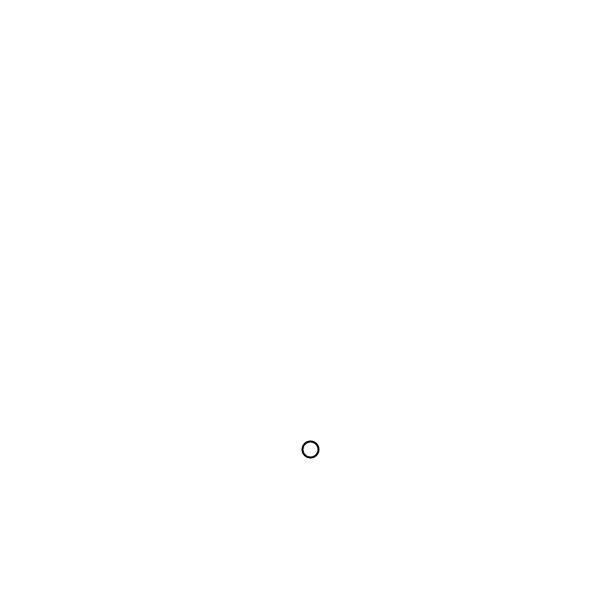
Frame 1 (no input)
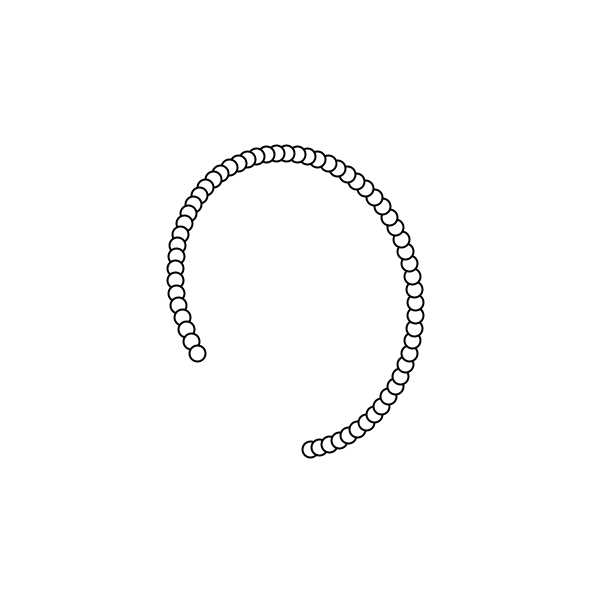
Frame 60 (the mouse pressed at the canvas centre just before this capture)
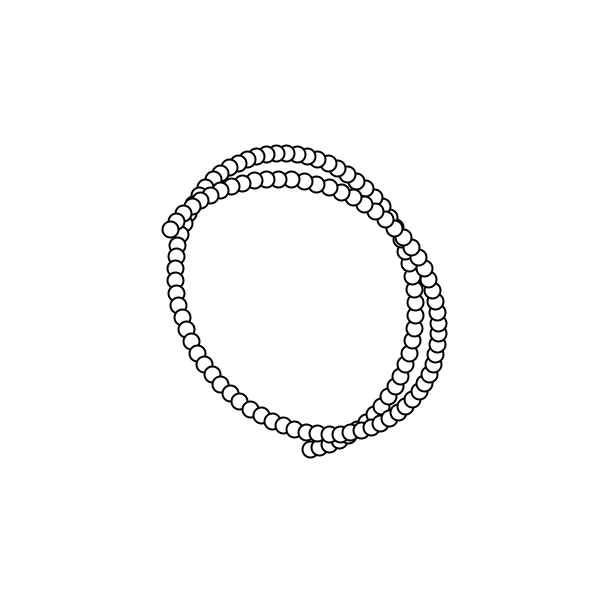
Frame 120 (the mouse held since frame 60 and released just before this capture)

The Processing sketch that drew these frames (run headless with seeded random() and noise(); from frame 60 on, the mouse is pressed at the canvas centre):

// Processing sketch: Vector_Del2
// ── Vector_Del2.pde
// ########################################
// 3.i Oliver C & Gustav
// ########################################
Mover c;

void setup() {
  size(600, 600);
  background(255);
  smooth(8);
  
  c = new Mover();
}

void draw() {
  c.update();
  c.display();
}

// ── Moon_class.pde
class Moon {
  PVector location;
  PVector velocity;
  PVector acceleration;
  float topspeed;
  
  Moon() {
    location = new PVector(300, 450);
    velocity = new PVector(10, 12);
    topspeed = 1000;
  }
  
  void update(Mover m) {
    PVector centerScreen = new PVector(m.location.x, m.location.y);
    PVector dir = PVector.sub(centerScreen, location);
    dir.normalize();
    //dir.mult(0.5);
    acceleration = dir;

    acceleration.mult(5);
    velocity.add(acceleration);
    velocity.limit(topspeed);
    location.add(velocity);
  }
  
  void display() {
    strokeWeight(2);
    fill(0);
    ellipse(location.x,location.y, 5, 5);
  }
}

// ── Mover_class.pde
class Mover {
  PVector location;
  PVector velocity;
  PVector acceleration;
  float topspeed;
  
  Mover() {
    location = new PVector(300, 450);
    velocity = new PVector(10, 0);
    topspeed = 100;
  }
  
  void update() {
    PVector centerScreen = new PVector(width / 2, height / 2);
    PVector dir = PVector.sub(centerScreen, location);
    dir.normalize();
    //dir.mult(0.5);
    acceleration = dir;

    velocity.add(acceleration);
    velocity.limit(topspeed);
    location.add(velocity);
  }
  
  void display() {
    strokeWeight(2);
    fill(255);
    ellipse(location.x,location.y,16,16);
  }
}
